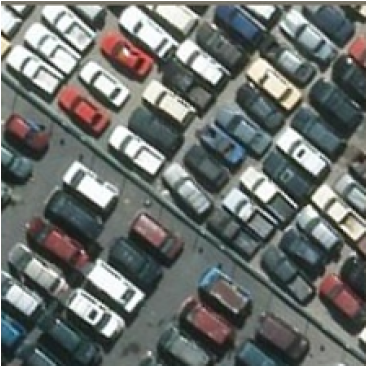
#> input picture homework2/overhead2-image.png, 366 x 367 px
$ python homework2_extracredit.py
#> lines starting #> are read from the running program, lines starting #| are printed output that depends on the picture
# -*- coding: utf-8 -*-
"""
Created on Thu Sep 17 22:11:33 2020

@author: Paul Hao
"""


import cv2
from mpl_toolkits.mplot3d import Axes3D
from matplotlib import cm
import matplotlib.pyplot as plt
import numpy as np

image = cv2.imread("overhead2-image.png")
#> image is the input picture: shape (367, 366, 3); mean B, G, R 109.4, 112.4, 107.9
blue = image[:,:,0]
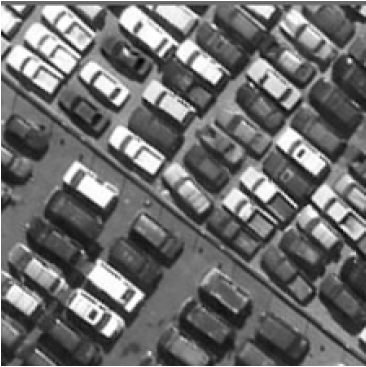
#> blue: shape (367, 366); min 2, max 255, mean 109.4
green= image[:,:,1]
red= image[:,:,2]
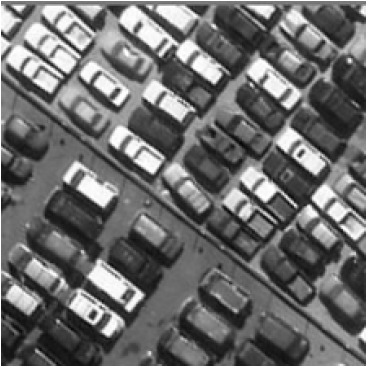
#> red: shape (367, 366); min 0, max 255, mean 107.9


x = range(len(image[0]))
y = range(len(image))

x, y = np.meshgrid(x, y)

fig = plt.figure()
ax = plt.axes(projection="3d")
ax.plot_wireframe(x, y, blue, color='blue')
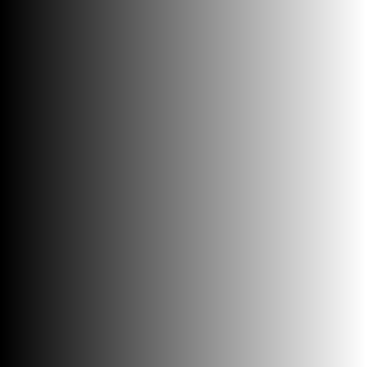
#> x: shape (367, 366) int64; min 0, max 365, mean 182.5; drawn with min black and max white
fig = plt.figure()
ax = plt.axes(projection="3d")
ax.plot_wireframe(x, y, green, color='green')
fig = plt.figure()
ax = plt.axes(projection="3d")
ax.plot_wireframe(x, y, red, color='red')


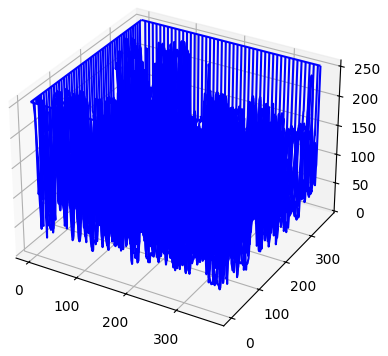
#> figure drawn by matplotlib, 1 panel
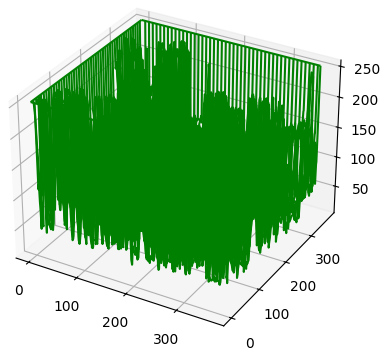
#> figure drawn by matplotlib, 1 panel
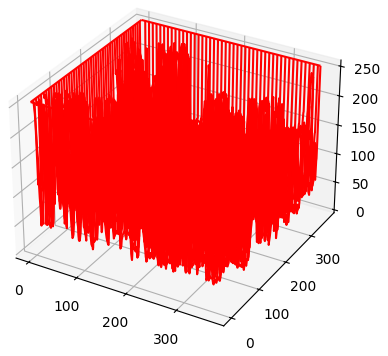
#> figure drawn by matplotlib, 1 panel

$ run again, with homework2/overhead1-image.png copied over homework2/overhead2-image.png
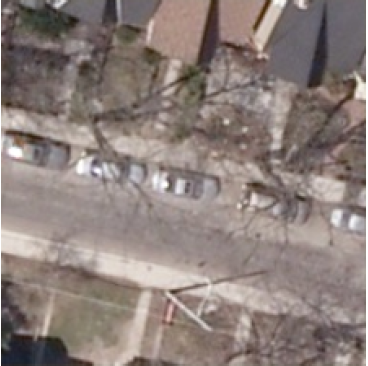
#> input picture homework2/overhead1-image.png, 368 x 366 px
#> image is the input picture: shape (366, 368, 3); mean B, G, R 123, 127.7, 140.7
#> `red= image[:,:,2]`:
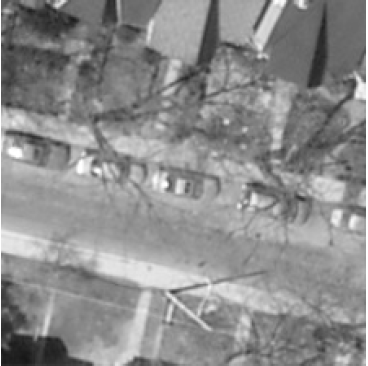
#> red: shape (366, 368); min 22, max 255, mean 140.7
#> ``:
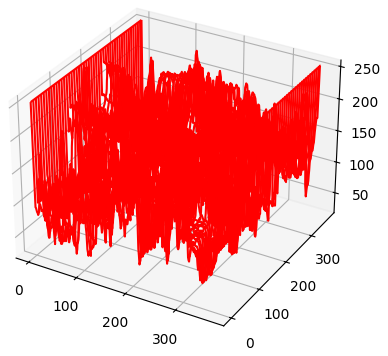
#> figure drawn by matplotlib, 1 panel
